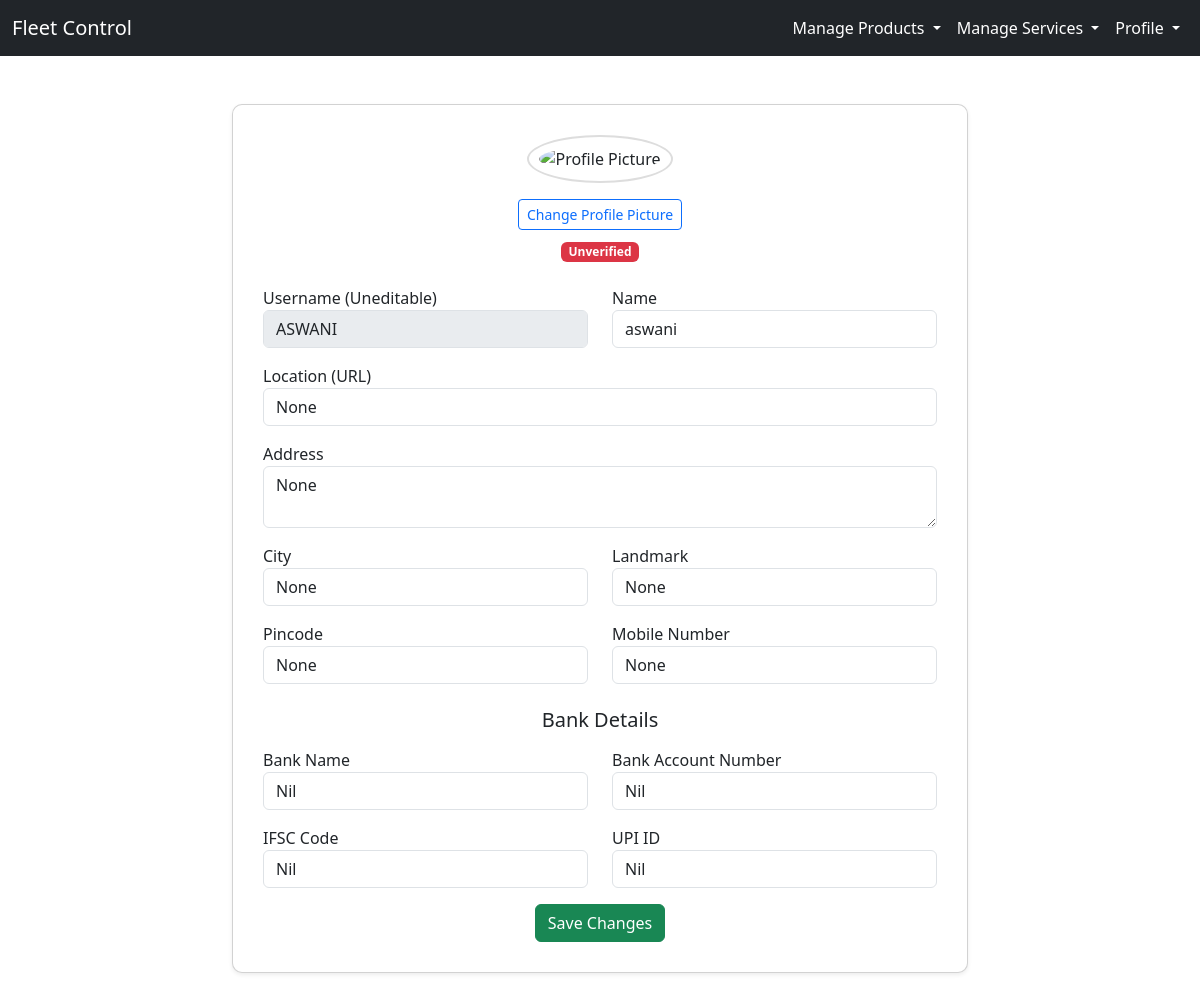
The app's page /service_profile (signed in) with its own data.
### service_app/models.py (models this page shows, shortened)
class User(AbstractUser):
    is_customer = models.BooleanField(default=False, verbose_name='Is Customer')
    is_service = models.BooleanField(default=False, verbose_name='Is Service Center')
    name = models.CharField(max_length=100, default='User')
    profile_picture = models.ImageField(upload_to='profile_pictures', blank=True, null=True)
    location = models.CharField(max_length=300, blank=True, null=True)
    address = models.TextField(max_length=1000, blank=True, null=True)
    city = models.CharField(max_length=250, blank=True, null=True)
    landmark = models.CharField(max_length=250, blank=True, null=True)
    verified = models.BooleanField(default=False, verbose_name='Is Verified')
    gender = models.BooleanField(default=False, verbose_name='Gender')
    date_of_birth = models.DateField(null=True, blank=True, verbose_name='Date of Birth')
    pincode = models.CharField(max_length=10, blank=True, null=True, verbose_name='Pincode')
    mobile_number = models.CharField(max_length=15, blank=True, null=True, verbose_name='Mobile Number')
    bank_name = models.CharField(max_length=100, default='Nil')
    bank_account_number = models.CharField(max_length=50, default='Nil')
    ifsc_code = models.CharField(max_length=20, default='Nil')
    upi_id = models.CharField(max_length=100, default='Nil')
    @property
    def imageURL(self):
        try:
            url = self.profile_picture.url
        except:
            url = ''
        return url

### service_app/views.py (the view, shortened to what this page needs)
# urls.py: path('service_profile', views.service_profile, name='service_profile'),
@login_required
def service_profile(request):
    user = request.user
    return render(request, 'service_center/service_profile.html', {'user': user})

### templates/service_center/service_profile.html (shortened to what this page needs)
{% extends 'service_center/service_base.html' %}
{% load static %}
{% block content %}
<div class="container mt-5">
    <div class="row justify-content-center">
        <div class="col-md-8">
            <div class="card shadow-sm">
                <div class="card-body">
                    <form method="POST" enctype="multipart/form-data">
                        <div class="text-center mb-4">
                            <div class="mb-3">
                                <img src="{{ user.imageURL }}" alt="Profile Picture" class="rounded-circle img-fluid" style="width: 150px; height: 150px; object-fit: cover;">
                            </div>
                            <label class="btn btn-outline-primary btn-sm" for="profile_picture">Change Profile Picture</label>
                            <div class="verification-status mt-2">
                                {% if user.verified %}
                                    <span class="badge bg-success">Verified</span>
                                {% else %}
                                    <span class="badge bg-danger">Unverified</span>
                                {% endif %}
                            </div>
                        </div>
                        <div class="row mb-3">
                            <div class="col-md-6">
                                <div class="form-group">
                                    <label>Username (Uneditable)</label>
                                    <input type="text" class="form-control" value="{{ user.username }}" disabled>
                                </div>
                            </div>
                            <div class="col-md-6">
                                <div class="form-group">
                                    <label for="name">Name</label>
                                    <input type="text" class="form-control" name="name" id="name" value="{{ user.name }}">
                                </div>
                            </div>
                        </div>
                        <div class="form-group mb-3">
                            <label for="location">Location (URL)</label>
                            <input type="url" class="form-control" name="location" id="location" value="{{ user.location }}">
                        </div>
                        <div class="form-group mb-3">
                            <label for="address">Address</label>
                            <textarea name="address" id="address" class="form-control">{{ user.address }}</textarea>
                        </div>
                        <div class="row mb-3">
                            <div class="col-md-6">
                                <div class="form-group">
                                    <label for="city">City</label>
                                    <input type="text" class="form-control" name="city" id="city" value="{{ user.city }}">
                                </div>
                            </div>
                            <div class="col-md-6">
                                <div class="form-group">
                                    <label for="landmark">Landmark</label>
                                    <input type="text" class="form-control" name="landmark" id="landmark" value="{{ user.landmark }}">
                                </div>
                            </div>
                        </div>
                        <div class="row mb-3">
                            <div class="col-md-6">
                                <div class="form-group">
                                    <label for="pincode">Pincode</label>
                                    <input type="text" class="form-control" name="pincode" id="pincode" value="{{ user.pincode }}"
                                           maxlength="6" pattern="\d{6}" required
                                           oninput="this.value = this.value.replace(/[^0-9]/g, '')"
                                           placeholder="Enter 6-digit pincode">
                                </div>
                            </div>
                            <div class="col-md-6">
                                <div class="form-group">
                                    <label for="mobile_number">Mobile Number</label>
                                    <input type="text" class="form-control" name="mobile_number" id="mobile_number" value="{{ user.mobile_number }}"
                                           maxlength="10" pattern="\d{10}" required
                                           oninput="this.value = this.value.replace(/[^0-9]/g, '')"
                                           placeholder="Enter 10-digit mobile number">
                                </div>
                            </div>
                        </div>
                        <h5 class="text-center mt-4 mb-3">Bank Details</h5>
                        <div class="row mb-3">
                            <div class="col-md-6">
                                <div class="form-group">
                                    <label for="bank_name">Bank Name</label>
                                    <input type="text" class="form-control" name="bank_name" id="bank_name" value="{{ user.bank_name }}">
                                </div>
                            </div>
                            <div class="col-md-6">
                                <div class="form-group">
                                    <label for="bank_account_number">Bank Account Number</label>
                                    <input type="text" class="form-control" name="bank_account_number" id="bank_account_number" value="{{ user.bank_account_number }}">
                                </div>
                            </div>
                        </div>
                        <div class="row mb-3">
                            <div class="col-md-6">
                                <div class="form-group">
                                    <label for="ifsc_code">IFSC Code</label>
                                    <input type="text" class="form-control" name="ifsc_code" id="ifsc_code" value="{{ user.ifsc_code }}">
                                </div>
                            </div>
                            <div class="col-md-6">
                                <div class="form-group">
                                    <label for="upi_id">UPI ID</label>
                                    <input type="text" class="form-control" name="upi_id" id="upi_id" value="{{ user.upi_id }}">
                                </div>
                            </div>
                        </div>
                        <div class="text-center">
                            <button type="submit" class="btn btn-success">Save Changes</button>
                        </div>
                    </form>
                </div>
            </div>
        </div>
    </div>
</div>
<br>
<br>
{% endblock %}

### templates/service_center/service_profile.html (style rules this page uses)
.card { border-radius: 10px; }
.card-body { padding: 30px; }
.img-fluid { border: 2px solid #ddd; padding: 10px; }
.btn-outline-primary { cursor: pointer; }

### records on screen
User: username "ASWANI", name "aswani", location "None", address "None", city "None", landmark "None", pincode "None", mobile_number "None", bank_name "Nil", bank_account_number "Nil", ifsc_code "Nil", upi_id "Nil"
